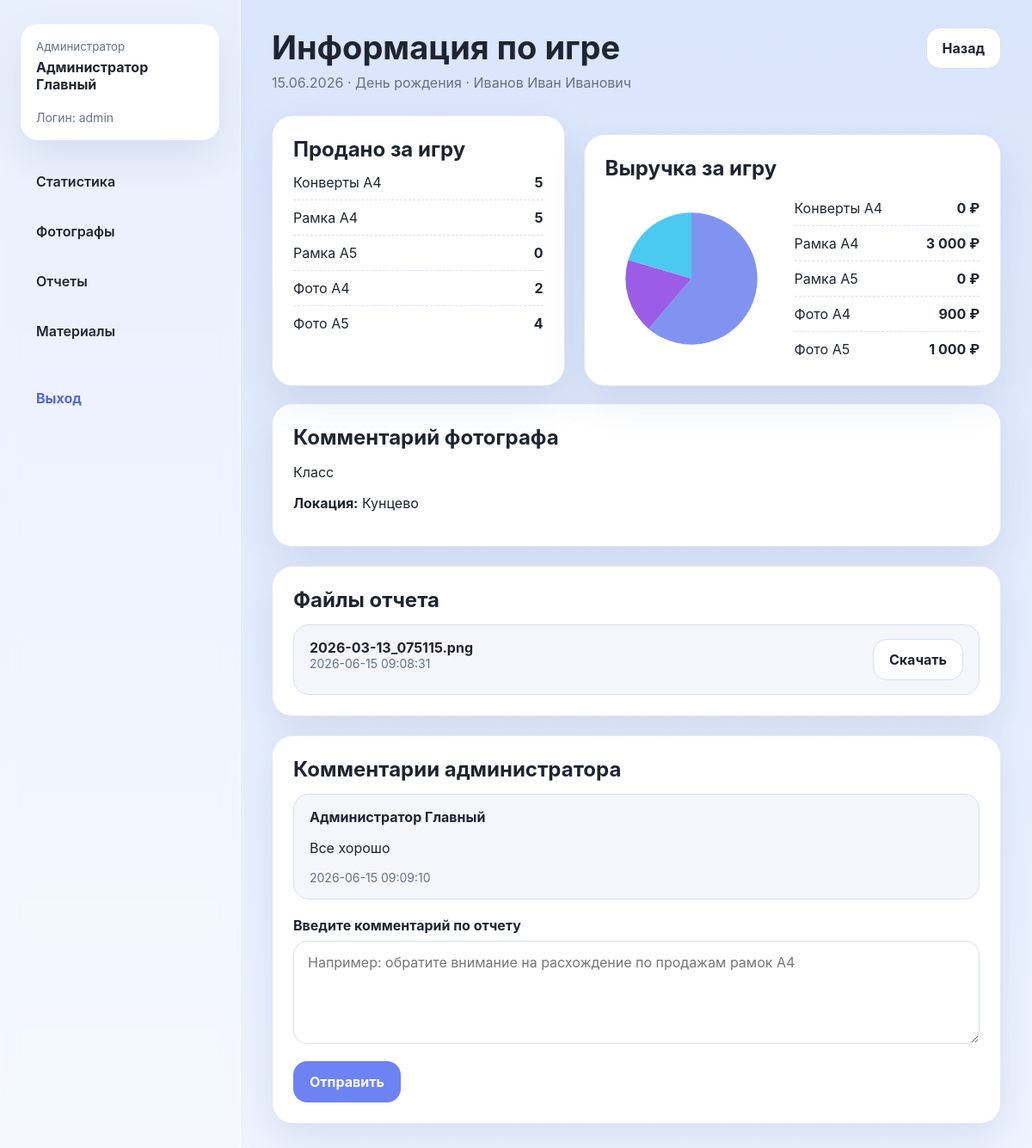
/admin/reports/2 (signed in), run on the app's committed database.
### tables this page shows
CREATE TABLE roles (
    id INTEGER PRIMARY KEY AUTOINCREMENT,
    code TEXT NOT NULL UNIQUE,
    name TEXT NOT NULL
);

CREATE TABLE users (
    id INTEGER PRIMARY KEY AUTOINCREMENT,
    login TEXT NOT NULL UNIQUE,
    password_hash TEXT NOT NULL,
    first_name TEXT NOT NULL,
    last_name TEXT NOT NULL,
    middle_name TEXT DEFAULT '',
    role_id INTEGER NOT NULL,
    is_active INTEGER NOT NULL DEFAULT 1,
    created_at TEXT NOT NULL,
    FOREIGN KEY (role_id) REFERENCES roles(id)
);

CREATE TABLE reports (
    id INTEGER PRIMARY KEY AUTOINCREMENT,
    photographer_id INTEGER NOT NULL,
    report_date TEXT NOT NULL,
    match_title TEXT NOT NULL,
    location TEXT DEFAULT '',
    note TEXT DEFAULT '',
    status TEXT NOT NULL DEFAULT 'submitted',
    total_items INTEGER NOT NULL DEFAULT 0,
    total_revenue REAL NOT NULL DEFAULT 0,
    created_at TEXT NOT NULL,
    updated_at TEXT NOT NULL,
    FOREIGN KEY (photographer_id) REFERENCES users(id) ON DELETE RESTRICT
);

CREATE TABLE report_items (
    id INTEGER PRIMARY KEY AUTOINCREMENT,
    report_id INTEGER NOT NULL,
    product_id INTEGER NOT NULL,
    quantity INTEGER NOT NULL DEFAULT 0,
    FOREIGN KEY (report_id) REFERENCES reports(id) ON DELETE CASCADE,
    FOREIGN KEY (product_id) REFERENCES products(id) ON DELETE RESTRICT,
    UNIQUE(report_id, product_id)
);

CREATE TABLE products (
    id INTEGER PRIMARY KEY AUTOINCREMENT,
    code TEXT NOT NULL UNIQUE,
    name TEXT NOT NULL,
    unit_price REAL NOT NULL DEFAULT 0,
    current_stock INTEGER NOT NULL DEFAULT 0,
    is_archived INTEGER NOT NULL DEFAULT 0
);

CREATE TABLE report_attachments (
    id INTEGER PRIMARY KEY AUTOINCREMENT,
    report_id INTEGER NOT NULL,
    original_filename TEXT NOT NULL,
    stored_filename TEXT NOT NULL,
    created_by INTEGER,
    created_at TEXT NOT NULL,
    FOREIGN KEY (report_id) REFERENCES reports(id) ON DELETE CASCADE,
    FOREIGN KEY (created_by) REFERENCES users(id) ON DELETE SET NULL
);

CREATE TABLE report_comments (
    id INTEGER PRIMARY KEY AUTOINCREMENT,
    report_id INTEGER NOT NULL,
    admin_id INTEGER NOT NULL,
    comment_text TEXT NOT NULL,
    created_at TEXT NOT NULL,
    FOREIGN KEY (report_id) REFERENCES reports(id) ON DELETE CASCADE,
    FOREIGN KEY (admin_id) REFERENCES users(id) ON DELETE RESTRICT
);

### routes/admin.py (the view, shortened to what this page needs)
    @app.route("/admin/reports/<int:report_id>", methods=["GET", "POST"])
    @login_required
    @role_required(ROLE_ADMIN)
    def admin_report_detail(report_id: int):
        report = get_report(report_id)
        items = get_report_items(report_id)
        attachments = get_report_attachments(report_id)
        comments = get_report_comments(report_id)
        chart_svg = build_pie_svg({row["product_name"]: row["revenue"] for row in items})
        return render_template(
            "admin/report_detail.html",
            report=report,
            items=items,
            attachments=attachments,
            comments=comments,
            chart_svg=chart_svg,
        )

### db.py (called while the page is built)
def get_db() -> sqlite3.Connection:
    if "db" not in g:
        g.db = sqlite3.connect(DATABASE)
        g.db.row_factory = sqlite3.Row
        g.db.execute("PRAGMA foreign_keys = ON")
    return g.db

def query_one(query: str, params=()):
    return get_db().execute(query, params).fetchone()

def query_all(query: str, params=()):
    return get_db().execute(query, params).fetchall()

### report_services.py (called while the page is built)
def get_report(report_id: int):
    row = query_one(
        """
        SELECT r.*, u.login, u.first_name, u.last_name, u.middle_name
        FROM reports r
        JOIN users u ON u.id = r.photographer_id
        WHERE r.id = ?
        """,
        (report_id,),
    )
    if row is None:
        abort(404)
    return row

def get_report_items(report_id: int):
    return query_all(
        """
        SELECT ri.quantity, p.name AS product_name, p.unit_price, ri.quantity * p.unit_price AS revenue
        FROM report_items ri
        JOIN products p ON p.id = ri.product_id
        WHERE ri.report_id = ?
        ORDER BY p.name
        """,
        (report_id,),
    )

def get_report_attachments(report_id: int):
    return query_all("SELECT * FROM report_attachments WHERE report_id = ? ORDER BY created_at DESC", (report_id,))

def get_report_comments(report_id: int):
    return query_all(
        """
        SELECT rc.*, u.last_name, u.first_name, u.middle_name
        FROM report_comments rc
        JOIN users u ON u.id = rc.admin_id
        WHERE rc.report_id = ?
        ORDER BY rc.created_at DESC
        """,
        (report_id,),
    )

### template_helpers.py (called while the page is built)
def register_template_helpers(app):
    @app.context_processor
    def inject_globals():
        return {
            "nav_items": NAV_ITEMS,
            "display_name": display_name,
            "today_iso": date.today().isoformat(),
            "status_label": status_label,
        }
    @app.template_filter("currency")
    def currency_filter(value):
        value = value or 0
        return f"{float(value):,.0f} ₽".replace(",", " ")
    @app.template_filter("shortdate")
    def shortdate_filter(value):
        if not value:
            return "—"
        return datetime.strptime(value, "%Y-%m-%d").strftime("%d.%m.%Y")

### users.py (called while the page is built)
    @property
    def is_active(self) -> bool:
        return self._is_active

    @property
    def full_name(self) -> str:
        return display_name(self.__dict__)

### templates/admin/report_detail.html (shortened to what this page needs)
{% extends 'base.html' %}
{% block content %}
<div class="page-header">
  <div>
    <h1>Информация по игре</h1>
    <p>{{ report.report_date|shortdate }} · {{ report.match_title }} · {{ display_name(report) }}</p>
  </div>
  <div class="actions"><a class="btn btn-secondary" href="{{ url_for('admin_reports') }}">Назад</a></div>
</div>
<div class="grid">
  <section class="card span-5">
    <h2 class="section-title">Продано за игру</h2>
    <div class="legend">
      {% for item in items %}
        <div class="legend-row"><span>{{ item.product_name }}</span><strong>{{ item.quantity }}</strong></div>
      {% endfor %}
    </div>
  </section>
  <section class="card span-7">
    <h2 class="section-title">Выручка за игру</h2>
    <div class="pie-wrap">
      {{ chart_svg|safe if chart_svg else '<p class="subtle">Нет данных для диаграммы.</p>'|safe }}
      <div class="legend">
        {% for item in items %}
          <div class="legend-row"><span>{{ item.product_name }}</span><strong>{{ item.revenue|currency }}</strong></div>
        {% endfor %}
      </div>
    </div>
  </section>
</div>
<section class="card top-gap">
  <h2 class="section-title">Комментарий фотографа</h2>
  <p>{{ report.note or 'Комментарий не добавлен.' }}</p>
  <p><strong>Локация:</strong> {{ report.location or '—' }}</p>
</section>
<section class="card top-gap">
  <h2 class="section-title">Файлы отчета</h2>
  <div class="file-list">
    {% for file in attachments %}
      <div class="file-item">
        <div>
          <strong>{{ file.original_filename }}</strong>
          <div class="meta">{{ file.created_at }}</div>
        </div>
        <a class="btn btn-secondary" href="{{ url_for('download_attachment', attachment_id=file.id) }}">Скачать</a>
      </div>
    {% else %}
      <p class="subtle">Файлы не приложены.</p>
    {% endfor %}
  </div>
</section>
<section class="card top-gap">
  <h2 class="section-title">Комментарии администратора</h2>
  <div class="comment-list">
    {% for comment in comments %}
      <div class="comment-item">
        <strong>{{ display_name(comment) }}</strong>
        <div>{{ comment.comment_text }}</div>
        <div class="meta">{{ comment.created_at }}</div>
      </div>
    {% else %}
      <p class="subtle">Комментариев пока нет.</p>
    {% endfor %}
  </div>
  <form method="post" class="top-gap">
    <div class="form-group full">
      <label for="comment_text">Введите комментарий по отчету</label>
      <textarea id="comment_text" name="comment_text" placeholder="Например: обратите внимание на расхождение по продажам рамок A4"></textarea>
    </div>
    <button class="btn top-gap" type="submit">Отправить</button>
  </form>
</section>
{% endblock %}

### templates/base.html (shortened to what this page needs)
<!doctype html>
<html lang="ru">
  <head>
    <link rel="stylesheet" href="{{ url_for('static', filename='css/styles.css') }}">
  </head>
  <body>
    {% if current_user.is_authenticated %}
      <div class="layout">
        <aside class="sidebar">
          <div class="user-card">
            <small>{{ current_user.role_name }}</small>
            <strong>{{ current_user.full_name }}</strong>
            <div class="meta top-gap">Логин: {{ current_user.login }}</div>
          </div>
          <nav class="nav">
            {% for endpoint, label in nav_items.get(current_user.role_code, []) %}
              <a href="{{ url_for(endpoint) }}" class="{% if request.endpoint == endpoint %}active{% endif %}">{{ label }}</a>
            {% endfor %}
            {% if current_user.role_code == 'admin' %}
              <a href="{{ url_for('admin_consumables') }}" class="{% if request.endpoint == 'admin_consumables' %}active{% endif %}">Материалы</a>
            {% endif %}
          </nav>
          <a class="logout-link" href="{{ url_for('logout') }}">Выход</a>
        </aside>
        <main class="content">
          {% block content %}{% endblock %}
        </main>
      </div>
    {% else %}
      {% block auth_content %}{% endblock %}
    {% endif %}
  </body>
</html>

### static/css/styles.css (style rules this page uses)
:root { --bg: #dbe6fb; --panel: #ffffff; --panel-soft: #f4f6fb; --text: #1f2430; --muted: #677189; --accent: #6d82f3; --accent-dark: #5267d8; --danger: #d9534f; --success: #279c6d; --warning: #df9a1a; --border: #d9dfef; --shadow: 0 18px 45px rgba(58, 79, 137, 0.12); --radius: 24px; }
* { box-sizing: border-box; }
html, body { margin: 0; padding: 0; font-family: Inter, Arial, sans-serif; color: var(--text); background: linear-gradient(180deg, #d9e5fb 0%, #eef4ff 100%); }
a { color: inherit; text-decoration: none; }
button, input, textarea, select { font: inherit; }
.layout { display: flex; min-height: 100vh; }
.sidebar { width: 280px; background: rgba(255,255,255,0.42); backdrop-filter: blur(9px); padding: 28px 24px; border-right: 1px solid rgba(255,255,255,0.55); }
.user-card { background: var(--panel); border-radius: 20px; padding: 18px; box-shadow: var(--shadow); margin-bottom: 24px; }
.user-card small { color: var(--muted); display: block; margin-bottom: 6px; }
.nav { display: flex; flex-direction: column; gap: 10px; }
.nav a { padding: 14px 18px; border-radius: 16px; background: transparent; color: var(--text); font-weight: 600; }
.logout-link { margin-top: 30px; display: inline-flex; padding: 14px 18px; border-radius: 16px; background: #eef2ff; color: var(--accent-dark); font-weight: 700; }
.content { flex: 1; padding: 32px 36px 42px; }
.page-header { display: flex; align-items: flex-start; justify-content: space-between; gap: 20px; margin-bottom: 28px; }
.page-header h1 { margin: 0; font-size: 38px; }
.page-header p { margin: 8px 0 0; color: var(--muted); }
.actions { display: flex; gap: 12px; flex-wrap: wrap; }
.btn { display: inline-flex; align-items: center; justify-content: center; gap: 8px; min-height: 48px; padding: 0 18px; border: 1px solid transparent; border-radius: 16px; background: var(--accent); color: white; cursor: pointer; font-weight: 700; }
.btn-secondary { background: var(--panel); color: var(--text); border-color: var(--border); }
.card { background: var(--panel); border-radius: var(--radius); box-shadow: var(--shadow); padding: 24px; border: 1px solid rgba(217, 223, 239, 0.75); }
.card + .card { margin-top: 22px; }
.grid { display: grid; grid-template-columns: repeat(12, minmax(0, 1fr)); gap: 22px; }
.grid > .span-5 { grid-column: span 5; }
.grid > .span-7 { grid-column: span 7; }
.form-group { display: flex; flex-direction: column; gap: 8px; }
.form-group.full { grid-column: 1 / -1; }
label { font-weight: 700; }
input[type="text"], input[type="date"], input[type="number"], input[type="password"], textarea, select { width: 100%; min-height: 52px; padding: 14px 16px; border: 1px solid var(--border); border-radius: 16px; background: white; }
textarea { min-height: 120px; resize: vertical; }
.file-list, .comment-list { display: flex; flex-direction: column; gap: 12px; }
.file-item, .comment-item { display: flex; justify-content: space-between; gap: 16px; padding: 16px 18px; background: var(--panel-soft); border-radius: 18px; border: 1px solid var(--border); }
.comment-item { flex-direction: column; }
.meta { color: var(--muted); font-size: 14px; }
.pie-wrap { display: grid; grid-template-columns: 200px 1fr; gap: 20px; align-items: center; }
.pie-chart { width: 200px; height: 200px; display: block; margin: 0 auto; }
.legend { display: flex; flex-direction: column; gap: 10px; }
.legend-row { display: flex; justify-content: space-between; gap: 16px; padding-bottom: 10px; border-bottom: 1px dashed var(--border); }
.legend-row:last-child { border-bottom: none; padding-bottom: 0; }
.top-gap { margin-top: 20px; }
.section-title { margin: 0 0 14px; font-size: 24px; }

### data on the page
roles: role_name "Администратор"
users: login "admin"
reports: report_date|shortdate "15.06.2026", match_title "День рождения", note "Класс", location "Кунцево"
report_items: product_name "Конверты А4", quantity "5", revenue "0 ₽"
report_items: product_name "Рамка A4", quantity "5", revenue "3 000 ₽"
report_items: product_name "Рамка A5", quantity "0", revenue "0 ₽"
report_items: product_name "Фото A4", quantity "2", revenue "900 ₽"
report_items: product_name "Фото A5", quantity "4", revenue "1 000 ₽"
report_attachments: original_filename "2026-03-13_075115.png", created_at "2026-06-15 09:08:31"
report_comments: display_name "Администратор Главный", comment_text "Все хорошо", created_at "2026-06-15 09:09:10"

### other printed values
{{ current_user.full_name }} "Администратор Главный"
{{ label }} "Статистика" "Фотографы" "Отчеты"
{{ display_name(report) }} "Иванов Иван Иванович"
